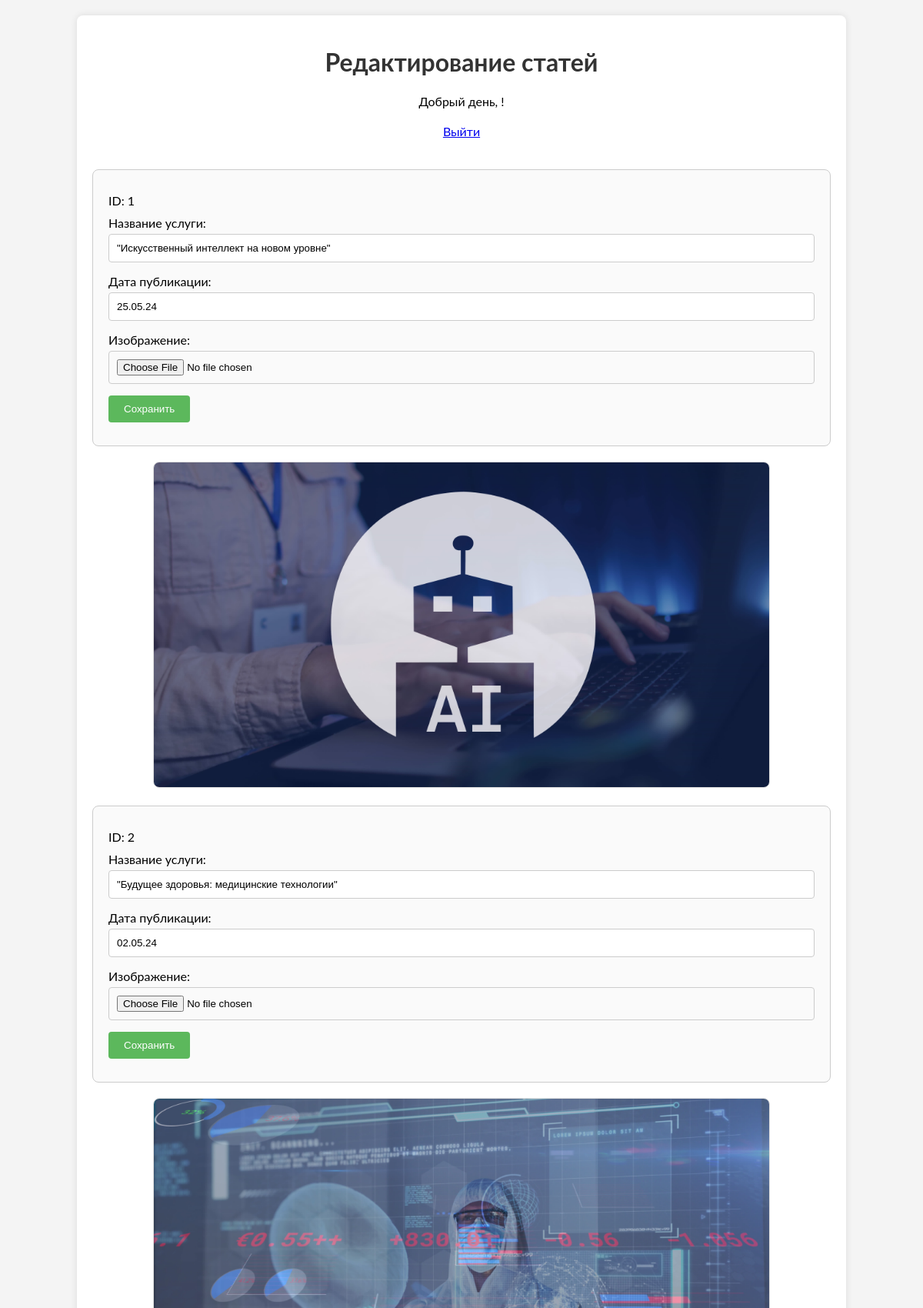
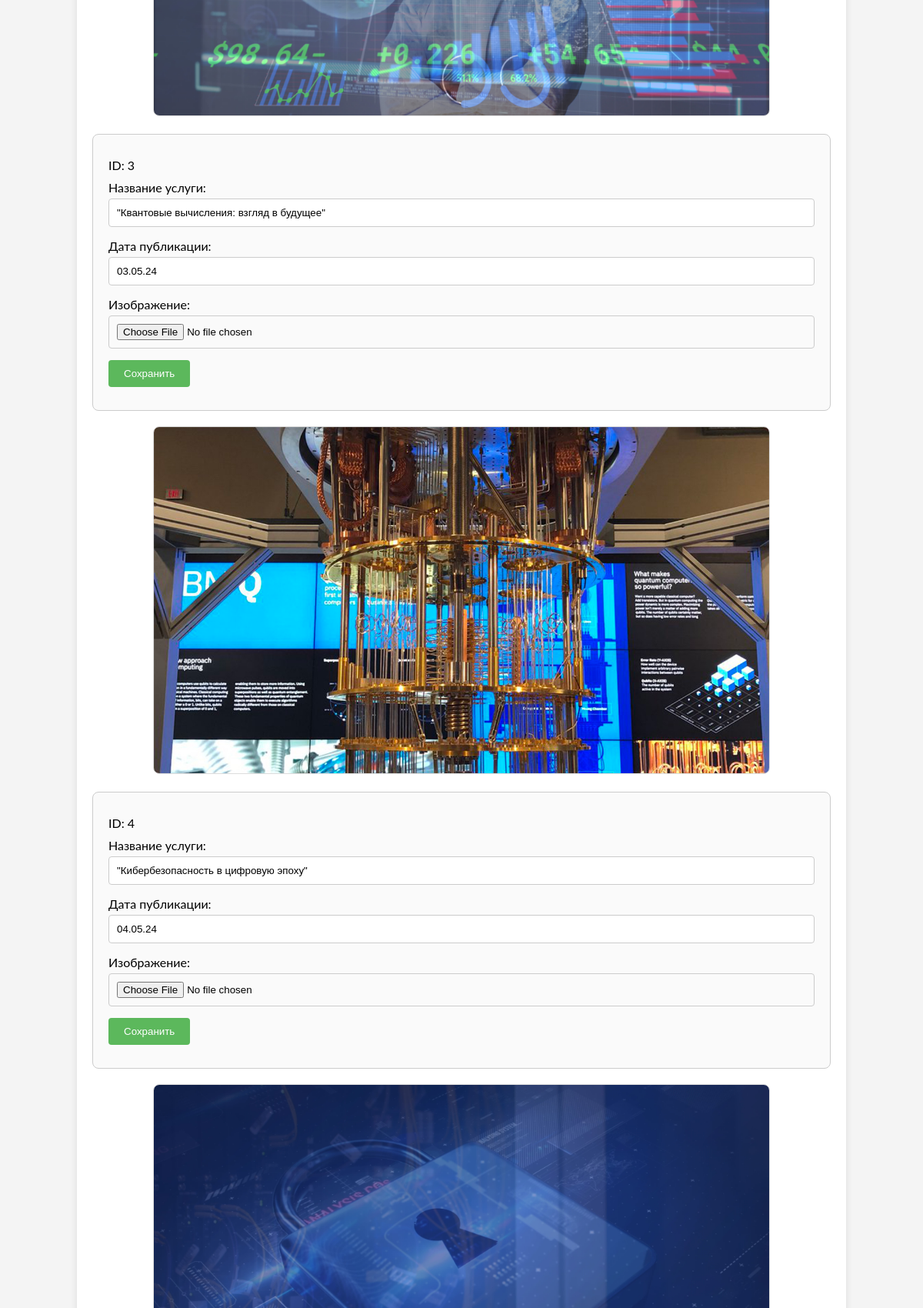
The app's page /www/v2/admin/article.php (upper part) with its own data (2 pictures, top to bottom).
### tables this page shows
CREATE TABLE `article` (
  `id` int UNSIGNED NOT NULL,
  `title` varchar(255) NOT NULL,
  `date` varchar(255) NOT NULL,
  `filename` varchar(255) NOT NULL,
  `description` text NOT NULL
);

### www/v2/admin/article.php (the view, shortened to what this page needs)
<?php
require_once '../function/connect.php';
?>
<!DOCTYPE html>
<html lang="ru">
<head>
</head>
<body>
<div class="container">
    <h1>Редактирование статей</h1>
    <div class="welcome-message">
        <?php echo "Добрый день, " . htmlspecialchars($_SESSION['login']) . "!"; ?>
    </div>
    <div class="logout">
        <a href="/logout.php">Выйти</a>
    </div>
    <?php
    $sql = $pdo->prepare("SELECT * FROM article");
    $sql->execute();
    while ($res = $sql->fetch(PDO::FETCH_OBJ)): ?>
        <form action="/admin/article/article.php/<?php echo htmlspecialchars($res->id); ?>" method="post" enctype="multipart/form-data">
            <p>ID: <?php echo htmlspecialchars($res->id); ?></p>
            <p>
                <label for="title-<?php echo $res->id; ?>">Название услуги:</label><br>
                <input type="text" id="title-<?php echo $res->id; ?>" name="title" value="<?php echo htmlspecialchars($res->title); ?>">
            </p>
            <p>
                <label for="date-<?php echo $res->id; ?>">Дата публикации:</label><br>
                <input type="text" id="date-<?php echo $res->id; ?>" name="date" value="<?php echo htmlspecialchars($res->date); ?>">
            </p>
            <p>
                <label for="im-<?php echo $res->id; ?>">Изображение:</label><br>
                <input type="file" id="im-<?php echo $res->id; ?>" name="im">
            </p>
            <p>
                <input type="submit" name="save" value="Сохранить">
            </p>
        </form>
        <div class="service-image">
            <img src="img/<?php echo htmlspecialchars($res->filename); ?>" alt="Изображение услуги" width="800">
        </div>
    <?php endwhile; ?>
</div>
</body>
</html>

### www/v2/admin/article.php (style rules this page uses)
body { font-family: Lato, sans-serif; background-color: #f4f4f4; margin: 0; padding: 0; }
.container { width: 80%; margin: 0 auto; background-color: #fff; padding: 20px; box-shadow: 0 0 10px rgba(0, 0, 0, 0.1); border-radius: 8px; margin-top: 20px; }
h1 { color: #333; text-align: center; font-family: 'Lato', cursive; }
.welcome-message { text-align: center; margin-bottom: 20px; }
.logout { text-align: center; margin-bottom: 40px; }
form { margin-bottom: 20px; padding: 20px; border: 1px solid #ccc; border-radius: 8px; background-color: #fafafa; }
form p { margin: 10px 0; }
form input[type="text"], form input[type="file"] { width: calc(100% - 22px); padding: 10px; margin: 5px 0; border: 1px solid #ccc; border-radius: 4px; }
form input[type="submit"] { background-color: #5cb85c; color: #fff; padding: 10px 20px; border: none; border-radius: 4px; cursor: pointer; }
.service-image { text-align: center; margin-bottom: 20px; }
.service-image img { max-width: 100%; height: auto; border-radius: 8px; border: 1px solid #ddd; }

### records on screen
article: id "1", title "\"Искусственный интеллект на новом уровне\"", date "25.05.24", filename (picture)
article: id "2", title "\"Будущее здоровья: медицинские технологии\"", date "02.05.24", filename (picture)
article: id "3", title "\"Квантовые вычисления: взгляд в будущее\"", date "03.05.24", filename (picture)
article: id "4", title "\"Кибербезопасность в цифровую эпоху\"", date "04.05.24", filename (picture)
